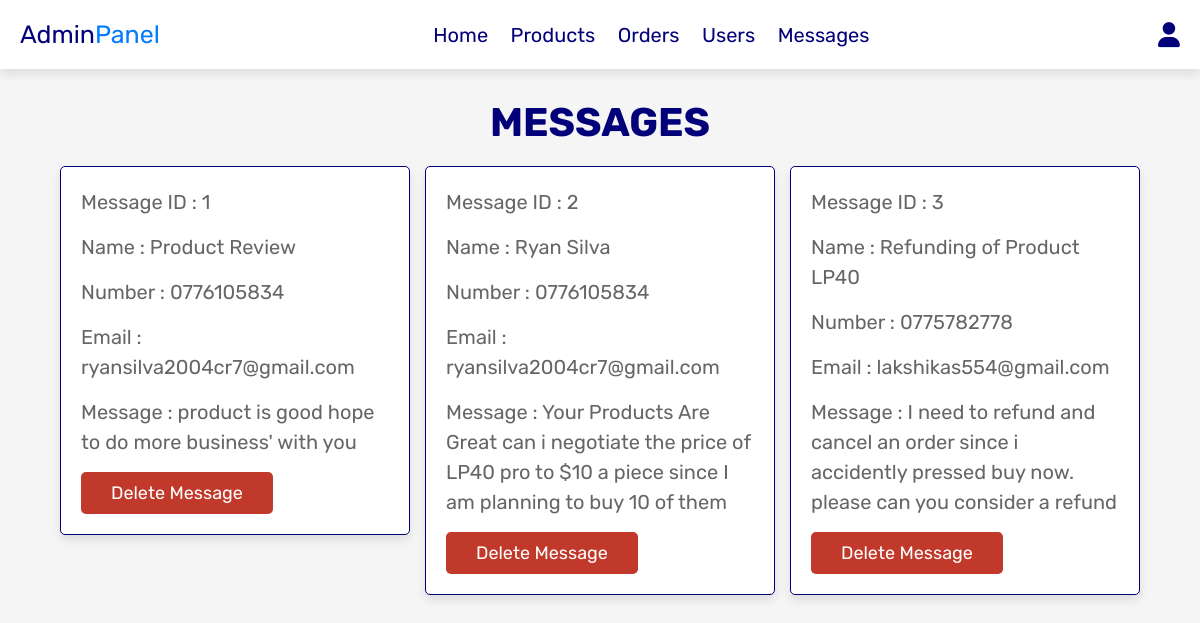
The page /php/admin_contacts.php (signed in) on the database its author committed.
### tables this page shows
CREATE TABLE IF NOT EXISTS `tbl_messages` (
  `msg_id` int NOT NULL AUTO_INCREMENT,
  `msg_email` varchar(225) NOT NULL,
  `msg_name` varchar(100) NOT NULL,
  `msg_number` varchar(100) NOT NULL,
  `msg_message` varchar(500) NOT NULL,
  PRIMARY KEY (`msg_id`),
  KEY `msg_email` (`msg_email`)
);

### php/admin_contacts.php (the view, shortened to what this page needs)
<?php
include 'config_db.php';
?>
<!DOCTYPE html>
<html lang="en">
<head>
   <link rel="stylesheet" href="https://cdnjs.cloudflare.com/ajax/libs/font-awesome/6.0.0/css/all.min.css">
   <link rel="stylesheet" href="/css/admin_style.css">
</head>
<body>
<?php include 'admin_header.php'; ?>
<section class="messages">
   <h1 class="title">Messages</h1>
   <div class="box-container">
      <?php
      $select_message = mysqli_query($con, "SELECT * FROM `tbl_messages`") or die('query failed');
      while($fetch_message = mysqli_fetch_assoc($select_message)){
      ?>
      <div class="box">
         <p> Message ID : <span><?php echo $fetch_message['msg_id']; ?></span> </p>
         <p> Name : <span><?php echo $fetch_message['msg_name']; ?></span> </p>
         <p> Number : <span><?php echo $fetch_message['msg_number']; ?></span> </p>
         <p> Email : <span><?php echo $fetch_message['msg_email']; ?></span> </p>
         <p> Message : <span><?php echo $fetch_message['msg_message']; ?></span> </p>
         <a href="admin_contacts.php?delete=<?php echo $fetch_message['msg_id']; ?>" onclick="return confirm('Delete this message?');" class="delete-btn">Delete Message</a>
      </div>
      <?php
      };
      ?>
   </div>
</section>
</body>
</html>

### css/admin_style.css (style rules this page uses)
:root { --blue:#007BFF; --red:#c0392b; --orange:#f39c12; --darkblue:#030179; --white:#fff; --light-color:#666; --light-white:#ccc; --light-bg:#f5f5f5; --border:.1rem solid var(--darkblue); --box-shadow:0 .5rem 1rem rgba(0,0,0,.1); }
* { font-family: 'Rubik', sans-serif; margin:0; padding:0; box-sizing: border-box; outline: none; border:none; text-decoration: none; transition:all .2s linear; }
html { font-size: 62.5%; overflow-x: hidden; }
body { background-color: var(--light-bg); }
section { padding:3rem 2rem; }
.title { text-align: center; margin-bottom: 2rem; text-transform: uppercase; color:var(--darkblue); font-size: 4rem; }
.btn, .option-btn, .delete-btn, .white-btn { display: inline-block; margin-top: 1rem; padding:1rem 3rem; cursor: pointer; color:var(--white); font-size: 1.8rem; border-radius: .5rem; text-transform: capitalize; }
.delete-btn { background-color: var(--red); }
.messages .box-container { display: grid; grid-template-columns: repeat(auto-fit, 35rem); justify-content: center; gap:1.5rem; max-width: 1200px; margin:0 auto; align-items: flex-start; }
.messages .box-container .box { background-color: var(--white); padding:2rem; border:var(--border); box-shadow: var(--box-shadow); border-radius: .5rem; }
.messages .box-container .box p { padding-bottom: 1.5rem; font-size: 2rem; color:var(--light-color); line-height: 1.5; }
.messages .box-container .box p span { color:var(--purple); }
.messages .box-container .box .delete-btn { margin-top: 0; }

### rows shown on the page
tbl_messages: msg_id "1", msg_name "Product Review", msg_number "0776105834", msg_email "ryansilva2004cr7@gmail.com", msg_message "product is good hope to do more business' with you"
tbl_messages: msg_id "2", msg_name "Ryan Silva", msg_number "0776105834", msg_email "ryansilva2004cr7@gmail.com", msg_message "Your Products Are Great can i negotiate the price of LP40 pro to $10 a piece since I am planning to buy 10 of them"
tbl_messages: msg_id "3", msg_name "Refunding of Product LP40", msg_number "0775782778", msg_email "lakshikas554@gmail.com", msg_message "I need to refund and cancel an order since i accidently pressed buy now. please can you consider a refund"
